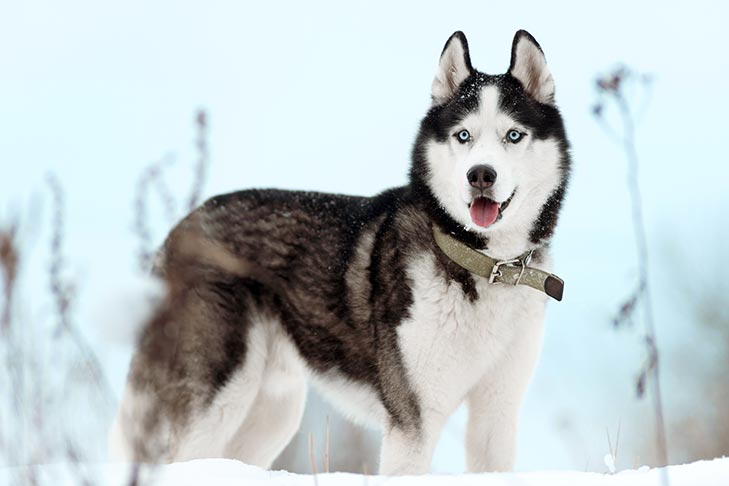
#> input picture images/husky.jpg, 729 x 486 px
$ python main.py
#> lines starting #> are read from the running program, lines starting #| are printed output that depends on the picture; long printed decimals are rounded
import cv2
import matplotlib.pyplot as plt
import math


def build_histogram(values, width):
    result_hist = [0] * width
    for i in values:
        for j in i:
            result_hist[j] += 1
    return result_hist


def build_cumulative(hist):
    result_array = [0] * len(hist)
    result_array[0] = hist[0]
    for i in range(1, len(hist)):
        result_array[i] = result_array[i - 1] + hist[i]
    return [number / sum(hist) for number in result_array]


def normalize(array):
    lowerbound = min(array)
    upperbound = max(array)
    print(lowerbound)
    print(upperbound)
    shift = -lowerbound
    width = upperbound - lowerbound
    scale = 255 / width
    normalized_array = [((x + shift) * scale) for x in array]
    print(min(normalized_array))
    print(max(normalized_array))
    return normalized_array


def build_equalize_matrix(norm_cumulative):
    result_matrix = [0] * len(norm_cumulative)
    for i in range(len(result_matrix)):
        result_matrix[i] = norm_cumulative[i] * len(norm_cumulative)
    return normalize(result_matrix)
    # return result_matrix


if __name__ == '__main__':
    image = cv2.imread("../../images/husky.jpg", 0)
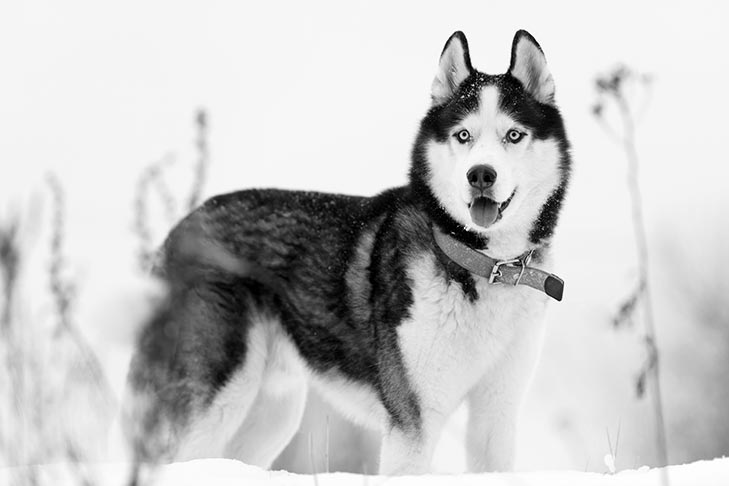
#> image: shape (486, 729); min 0, max 255, mean 197.9
    cv2.imshow("Original", image)

    baseHistogram = build_histogram(image, 256)
#> after the loop in build_histogram, `for i in values:`: result_hist = 256 values, max 38754 at index 246, min 175 at index 1, mean 1384
#> baseHistogram has the same summary as result_hist in build_histogram
    plt.plot(baseHistogram)
    plt.show()
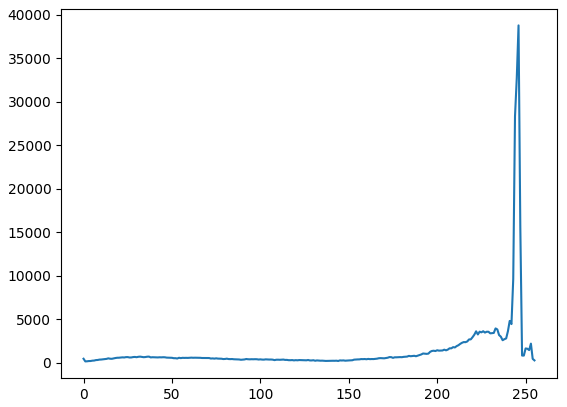
#> figure drawn by matplotlib, 1 panel; curve peaks at x = 246, y = 38754

    baseCumulative = build_cumulative(baseHistogram)
#> in build_cumulative, `result_array = [0] * len(hist)`: result_array = 256 values from 0 to 0
#> after the loop in build_cumulative, `for i in range(1, len(hist)):`: result_array = 256 values from 481 to 354294
#> baseCumulative = 256 values from 0.00136 to 1
    plt.plot(baseCumulative)
    plt.show()
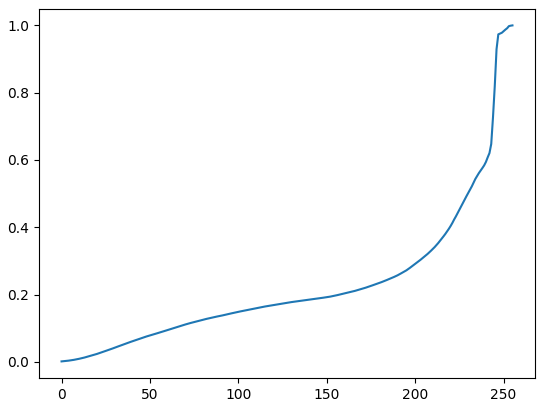
#> figure drawn by matplotlib, 1 panel; curve peaks at x = 255, y = 1

    transform_matrix = build_equalize_matrix(baseCumulative)
#> in build_equalize_matrix, `result_matrix = [0] * len(norm_cumulative)`: result_matrix = 256 values from 0 to 0
#> after the loop in build_equalize_matrix, `for i in range(len(result_matrix)):`: result_matrix = 256 values from 0.348 to 256
#> in normalize, `lowerbound = min(array)`: lowerbound = 0.348
#> in normalize, `upperbound = max(array)`: upperbound = 256
#| 0.3476
#| 256.0
#> in normalize, `shift = -lowerbound`: shift = -0.348
#> in normalize, `width = upperbound - lowerbound`: width = 255.7
#> in normalize, `scale = 255 / width`: scale = 0.997
#> in normalize, `normalized_array = [((x + shift) * scale) for x in array]`: normalized_array = 256 values from 0 to 255
#| 0.0
#| 255.0
#> transform_matrix = 256 values from 0 to 255

    for i in range(len(image)):
        for j in range(len(image[0])):
            image[i][j] = transform_matrix[image[i][j]]
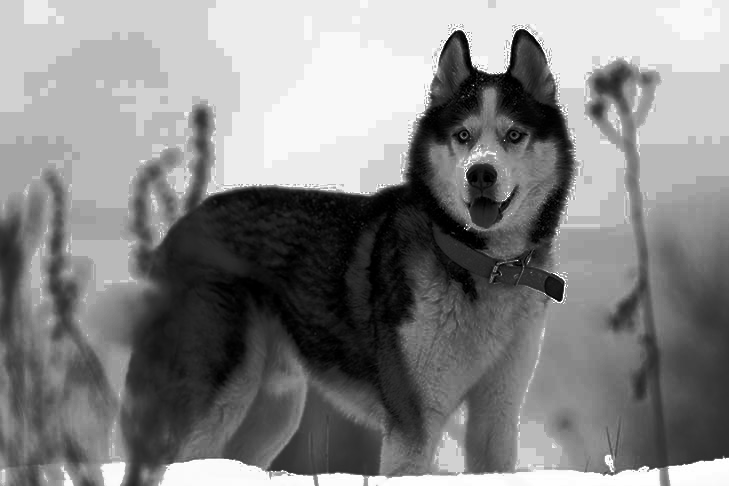
#> image: shape (486, 729); min 0, max 255, mean 131.1

    finalHistogram = build_histogram(image, 256)
#> finalHistogram = 256 values, max 38754 at index 236, min 0 at index 71, mean 1384
    plt.plot(finalHistogram)
    plt.show()
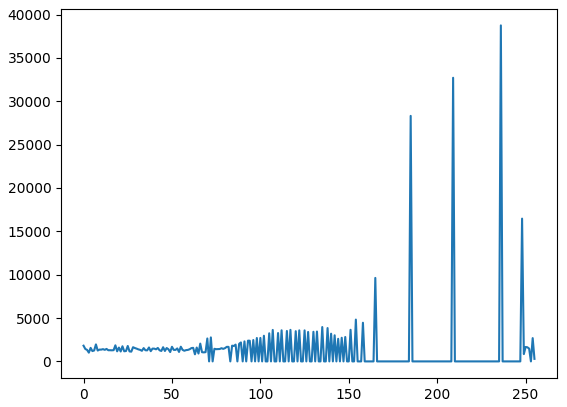
#> figure drawn by matplotlib, 1 panel; curve peaks at x = 236, y = 38754

    finalCumulative = build_cumulative(finalHistogram)
#> finalCumulative = 256 values from 0.00511 to 1
    plt.plot(finalCumulative)
    plt.show()
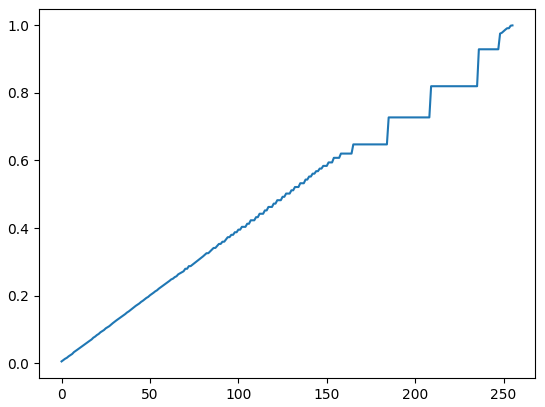
#> figure drawn by matplotlib, 1 panel; curve peaks at x = 255, y = 1

    cv2.imshow("Result", image)

    cv2.waitKey(0)

$ run again, with images/dog.jpg copied over images/husky.jpg
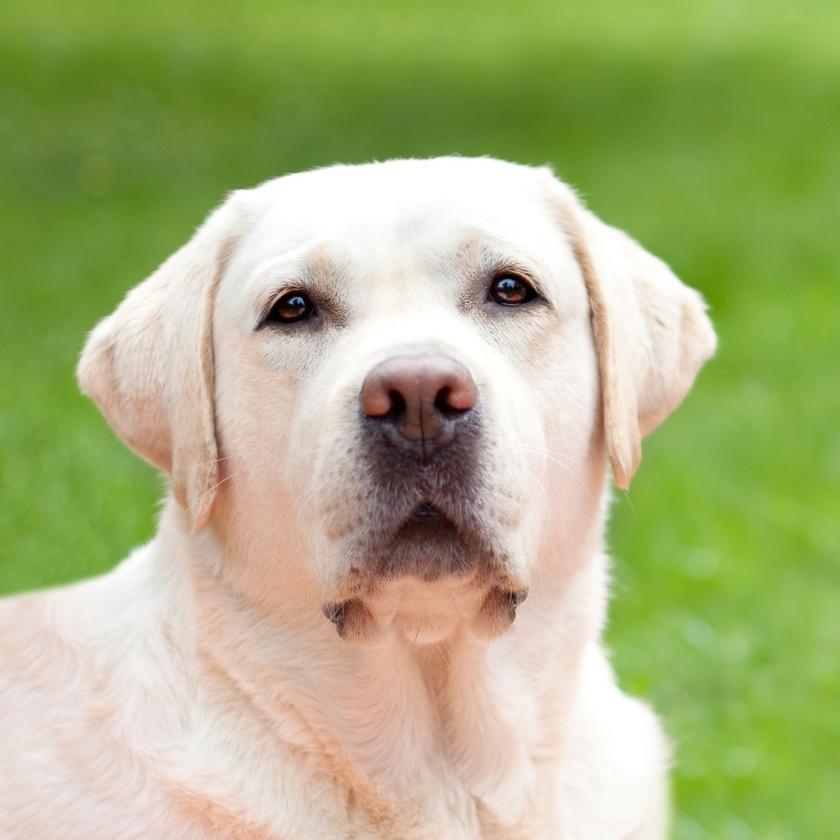
#> input picture images/dog.jpg, 840 x 840 px, shrunk from 1127 x 1127 before the run
#> after the loop in build_histogram, `for i in values:`: result_hist = 256 values, max 18294 at index 255, min 59 at index 15, mean 2756.2
#> baseHistogram has the same summary as result_hist in build_histogram
#> in build_cumulative, `result_array = [0] * len(hist)`: result_array = 256 values from 0 to 0
#> after the loop in build_cumulative, `for i in range(1, len(hist)):`: result_array = 256 values from 65 to 705600
#> baseCumulative = 256 values from 9.21e-05 to 1
#> in build_equalize_matrix, `result_matrix = [0] * len(norm_cumulative)`: result_matrix = 256 values from 0 to 0
#> after the loop in build_equalize_matrix, `for i in range(len(result_matrix)):`: result_matrix = 256 values from 0.0236 to 256
#> lowerbound = 0.0236
#> upperbound = 256
#| 0.02358
#| 256.0
#> shift = -0.0236
#> width = 256
#> scale = 0.996
#> normalized_array = 256 values from 0 to 255
#| 0.0
#| 255.0
#> after the loop `for i in range(len(image)):`:
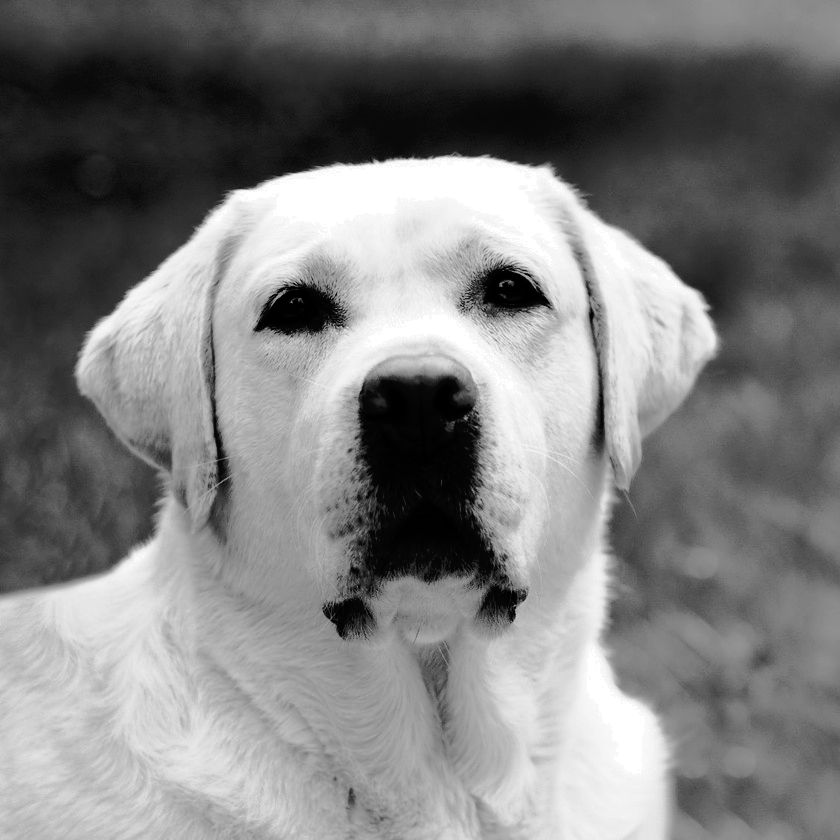
#> image: shape (840, 840); min 0, max 255, mean 127.9
#> finalHistogram = 256 values, max 18294 at index 255, min 0 at index 12, mean 2756.2
#> `plt.show()`:
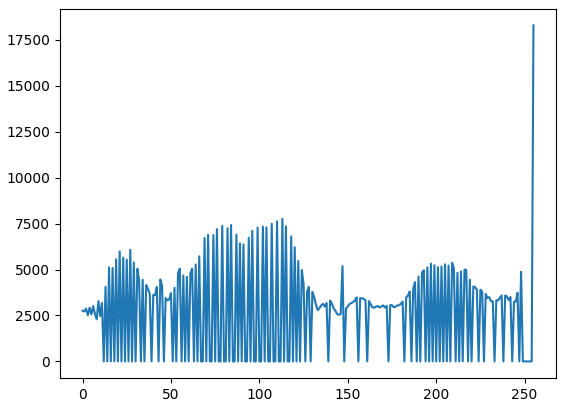
#> figure drawn by matplotlib, 1 panel; curve peaks at x = 255, y = 18294
#> finalCumulative = 256 values from 0.00391 to 1
